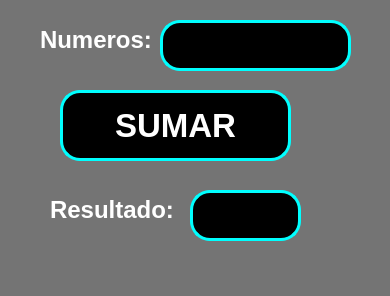
<?xml version="1.0" encoding="UTF-8"?>
<ui version="4.0">
 <class>MainWindow</class>
 <widget class="QMainWindow" name="MainWindow">
  <property name="geometry">
   <rect>
    <x>0</x>
    <y>0</y>
    <width>390</width>
    <height>296</height>
   </rect>
  </property>
  <property name="font">
   <font>
    <weight>75</weight>
    <bold>true</bold>
   </font>
  </property>
  <property name="windowTitle">
   <string>MainWindow</string>
  </property>
  <property name="styleSheet">
   <string notr="true">background-color: rgb(116, 116, 116);</string>
  </property>
  <widget class="QWidget" name="centralwidget">
   <widget class="QPushButton" name="btn_sumar">
    <property name="geometry">
     <rect>
      <x>60</x>
      <y>90</y>
      <width>231</width>
      <height>71</height>
     </rect>
    </property>
    <property name="font">
     <font>
      <family>Arial</family>
      <pointsize>25</pointsize>
      <weight>75</weight>
      <bold>true</bold>
     </font>
    </property>
    <property name="styleSheet">
     <string notr="true">   border: 2.5px solid cyan;
background-color: rgb(0, 0, 0);
    color: white;
border-radius: 20;px</string>
    </property>
    <property name="text">
     <string>SUMAR</string>
    </property>
   </widget>
   <widget class="QLineEdit" name="txt_numeros">
    <property name="geometry">
     <rect>
      <x>160</x>
      <y>20</y>
      <width>191</width>
      <height>51</height>
     </rect>
    </property>
    <property name="font">
     <font>
      <pointsize>14</pointsize>
      <weight>50</weight>
      <bold>false</bold>
     </font>
    </property>
    <property name="styleSheet">
     <string notr="true">   border: 2.5px solid cyan;
background-color: rgb(0, 0, 0);
    color: white;
border-radius: 20;px</string>
    </property>
    <property name="text">
     <string/>
    </property>
    <property name="alignment">
     <set>Qt::AlignCenter</set>
    </property>
   </widget>
   <widget class="QLabel" name="label">
    <property name="geometry">
     <rect>
      <x>40</x>
      <y>20</y>
      <width>181</width>
      <height>41</height>
     </rect>
    </property>
    <property name="text">
     <string>&lt;html&gt;&lt;head/&gt;&lt;body&gt;&lt;p&gt;&lt;span style=&quot; font-size:18pt; font-weight:696; color:#ffffff;&quot;&gt;Numeros:&lt;/span&gt;&lt;/p&gt;&lt;/body&gt;&lt;/html&gt;</string>
    </property>
   </widget>
   <widget class="QLineEdit" name="txt_resultado">
    <property name="geometry">
     <rect>
      <x>190</x>
      <y>190</y>
      <width>111</width>
      <height>51</height>
     </rect>
    </property>
    <property name="font">
     <font>
      <pointsize>35</pointsize>
      <weight>75</weight>
      <bold>true</bold>
     </font>
    </property>
    <property name="styleSheet">
     <string notr="true">   border: 2.5px solid cyan;
background-color: rgb(0, 0, 0);
    color: white;
border-radius: 20;px</string>
    </property>
    <property name="text">
     <string/>
    </property>
    <property name="alignment">
     <set>Qt::AlignCenter</set>
    </property>
   </widget>
   <widget class="QLabel" name="label_3">
    <property name="geometry">
     <rect>
      <x>50</x>
      <y>190</y>
      <width>191</width>
      <height>41</height>
     </rect>
    </property>
    <property name="styleSheet">
     <string notr="true">color: rgb(0, 255, 255);
color: rgb(0, 255, 255);</string>
    </property>
    <property name="text">
     <string>&lt;html&gt;&lt;head/&gt;&lt;body&gt;&lt;p&gt;&lt;span style=&quot; font-size:18pt; font-weight:696; color:#ffffff;&quot;&gt;Resultado:&lt;/span&gt;&lt;/p&gt;&lt;/body&gt;&lt;/html&gt;</string>
    </property>
   </widget>
   <zorder>btn_sumar</zorder>
   <zorder>label</zorder>
   <zorder>label_3</zorder>
   <zorder>txt_numeros</zorder>
   <zorder>txt_resultado</zorder>
  </widget>
  <widget class="QMenuBar" name="menubar">
   <property name="geometry">
    <rect>
     <x>0</x>
     <y>0</y>
     <width>390</width>
     <height>21</height>
    </rect>
   </property>
  </widget>
  <widget class="QStatusBar" name="statusbar"/>
 </widget>
 <resources/>
 <connections/>
</ui>
